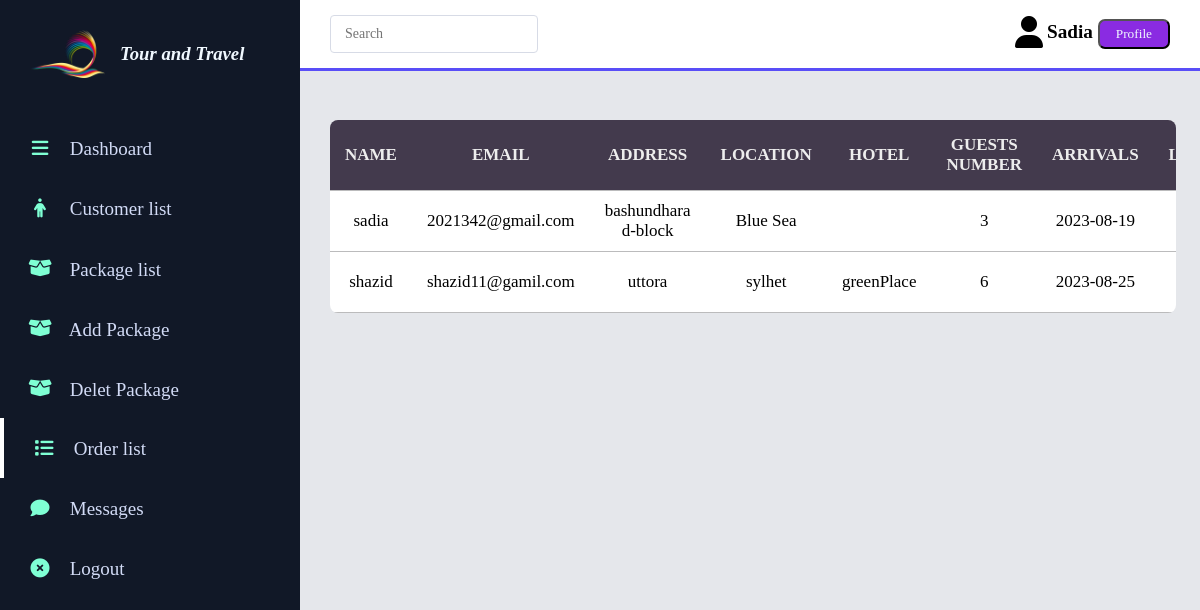
Screenshot of /orderL.php (signed in) with the database file from the repository.
### tables this page shows
CREATE TABLE `booking` (
  `name` varchar(50) NOT NULL,
  `email` varchar(50) NOT NULL,
  `address` varchar(50) NOT NULL,
  `location` varchar(50) NOT NULL,
  `hotel` varchar(50) NOT NULL,
  `guests` varchar(50) NOT NULL,
  `arrivals` varchar(50) NOT NULL,
  `leaving` varchar(50) NOT NULL
);

### orderL.php (the view, shortened to what this page needs)
<?php
   include 'connect.php';
  $query="SELECT * FROM booking";
  $result= mysqli_query($con,$query);
?>
<!DOCTYPE html>
<html lang="en">
<head>
    <link rel="stylesheet" href="https://cdnjs.cloudflare.com/ajax/libs/font-awesome/6.4.2/css/all.min.css">
     <link rel="stylesheet" href="orderL.css">
</head>
<body>
    <section id="menu">
    <div class="logo">
         <img src="pngTour.png" alt="" width="90px">
         <h3><i>Tour and Travel</i></h3>
      </div>
      <div class="items">
         <li >
            <a href="adminM.php"><i class="fa-solid fa-bars"></i>
            <span>Dashboard</span></a>
        </li>
        <li>
            <a href="customerL.php"><i class="fa-solid fa-person"></i>
            <span>Customer list</span></a>
        </li>
        <li>
            <a href="adminViewP.php"><i class="fa-solid fa-box-open fa-sm"></i></i>
            <span>Package list</span></a>
        </li>
        <li>
            <a href="packageL.php"><i class="fa-solid fa-box-open fa-sm"></i></i>
            <span>Add Package</span></a>
        </li>
        <li>
            <a href="deletP.php"><i class="fa-solid fa-box-open fa-sm"></i></i>
            <span>Delet Package</span></a>
        </li>
        <li>
            <a href="orderL.php"><i class="fa-solid fa-list"></i>
            <span>Order list</span></a>
        </li>
        <li>
            <a href=""><i class="fa-solid fa-comment"></i>
            <span>Messages</span></a>
        </li>
        <li>
            <a href="logout.php"><i class="fa-solid fa-circle-xmark"></i></i>
            <span>Logout</span></a>
        </li>
      </div>
</section>
    <section class="main">
    <div class="nav">
            <div class="p1">
                <div class="search">
                     <input type="text" placeholder="Search">
                </div>
            </div>
            <div class="profile">
            <i class="fa-solid fa-user fa-2xl"></i>
             <span class="admin" >
               <?php
              $x= $_SESSION['fname'];
                echo  $x ;
                ?>
             </span>
             <button style=" background:blueviolet; border-radius:7px; padding:5px 1rem ">
              <a href="profile.php" style="text-decoration:none; color:aliceblue">Profile</a></button>
            </div>
        </div>
        <div class="board">
            <table>
                <thead>
                    <tr>
                          <td> Name</td>
                          <td>Email</td>
                          <td>address</td>
                          <td> Location</td>
                          <td> Hotel</td>
                          <td>Guests Number</td>
                          <td>arrivals</td>
                          <td>leaving</td>
                    </tr>
                </thead>
                <tbody>
                <tr>
<?php
 while($row= mysqli_fetch_assoc($result))
 {
?>
<td class="id"><?php echo $row['name'];
?></td>
<td class="type">
<?php ;
echo $row['email'];
?>
</td>
<td class="fname">
<?php ;
echo $row['address'];
?>
</td>
<td class="lname">
<?php ;
echo $row['location'];
?>
</td>
<td class="email">
<?php ;
echo $row['hotel'];
?>
</td>
<td class="email">
<?php ;
echo $row['guests'];
?>
</td>
<td class="email">
<?php ;
echo $row['arrivals'];
?>
</td>
<td class="email">
</td>
</tr>
<?php
}
?>
                </tbody>
            </table>
        </div>
    </section>
</body>
</html>

### orderL.css (style rules this page uses)
* { margin: 0; padding: 0; box-sizing: border-box; font-family: 'Times New Roman', Times, serif; }
body { width: 100%; background: #E5E7EB; display: flex; }
#menu { background-color: #111827; height: 100%; width: 300px; position: fixed; top: 0; left: 0; }
#menu .logo { display: flex; align-items: center; color: aliceblue; padding: 30px 0 0 30px; }
#menu .logo img { padding-right: 15px; }
#menu .items { margin-top: 40px; }
#menu .items li { list-style: none; padding: 15px 0; transition: 0.3s; }
#menu .items li i { color: aquamarine; width: 30px; height: 30px; text-align: center; line-height: 30px; font-size: 19px; margin: 0 10px 0 25px; }
#menu .items li a { text-decoration: none; color: rgb(252, 250, 248); font-size: 19px; }
#menu .items li a { color: #d2dbf6; font-weight: 300px; transition: 0.3s; }
#menu .items li:nth-child(4) { border-left: 4px solid #fff; }
.main { width: calc(100% - 300px); position: relative; margin-left: 300px; }
.main .nav { display: flex; align-items: center; justify-content:space-between ; background: #fff; padding: 15px 30px; border-bottom: 3px solid #594ef7; position: fixed; width: calc(100% - 300px); }
.main .nav .search { display: flex; justify-content: flex-start; align-items: center; padding: 10px 14px; border:1px solid #d7dbe6; border-radius: 4px ; }
.main .nav .search input { border: none; outline: none; font-size: 14px; }
.main .nav .p1 { display: flex; justify-content: flex-start; align-items: center; }
table { width: 100%; border-collapse:collapse; }
tr { border-bottom: 1px solid rgb(187, 187, 188); }
thead td { font-size: 14px; text-transform: uppercase; font-weight: 800; padding: 15px; color: #ededed; }
.admin { padding-bottom :2rem ; font-size:larger; font-weight: 600; }
thead { background: #433a4d; }
tbody tr td { padding: 10px 15px; }
.board { width: 94%; margin:120px 30px 30px 30px; overflow: auto; background: #fff; border-radius: 8px; }
.board td { font-size: 600; font-size: 17px; text-align: center; }

### orderL.php (style rules this page uses)
#menu .items li:nth-child(6) { border-left: 4px solid #fff; }
#menu .items li:nth-child(5) { border-left:none; }
#menu .items li:nth-child(4) { border-left:none; }

### rows the page displays
booking: name "sadia", email "2021342@gmail.com", address "bashundhara d-block", location "Blue Sea", guests "3", arrivals "2023-08-19"
booking: name "shazid", email "shazid11@gamil.com", address "uttora", location "sylhet", hotel "greenPlace", guests "6", arrivals "2023-08-25"

### other values shown
$x "Sadia"
